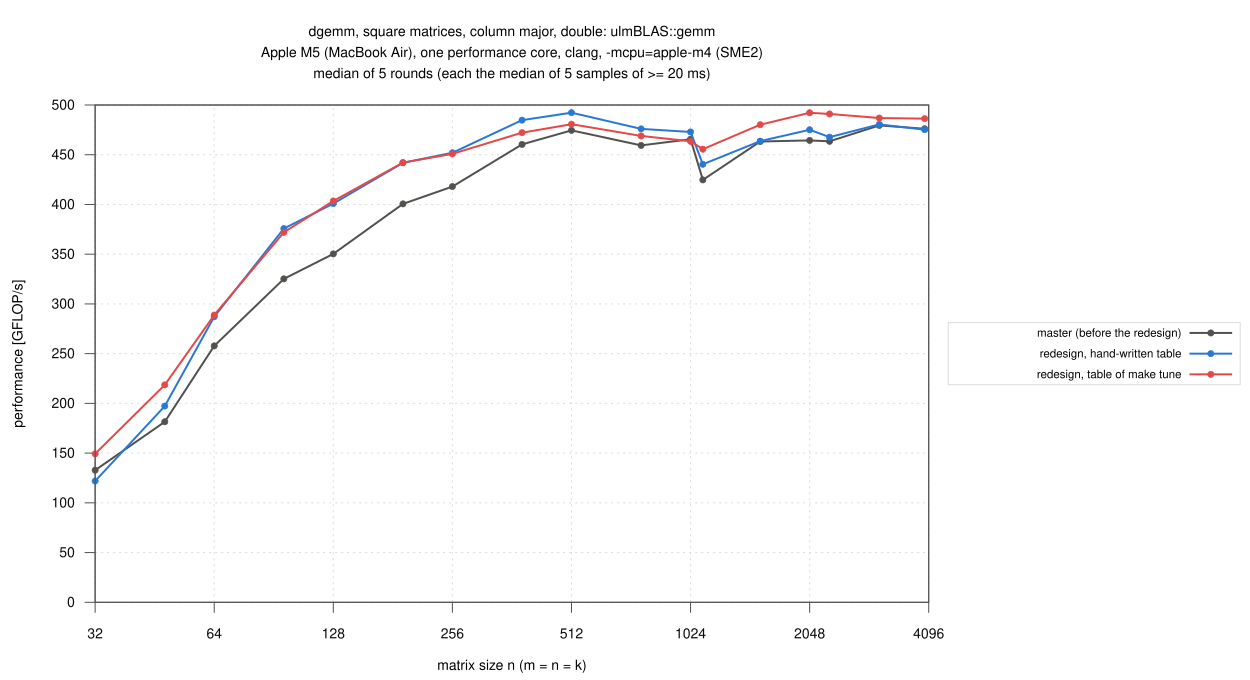

The script that saved this image:
load "_style.gp"
set terminal svg size 1250,680 dynamic enhanced font "Helvetica,14" background rgb "white"
set output "d_square.svg"
set title "dgemm, square matrices, column major, double: ulmBLAS::gemm\n".CPU."\nmedian of 5 rounds (each the median of 5 samples of >= 20 ms)" font ",14"
set xlabel "matrix size n (m = n = k)"
set ylabel "performance [GFLOP/s]"
set logscale x 2
set yrange [0:*]
set key outside right center vertical font ",11.5" spacing 1.2 width 1 box lc rgb "#dcdcdc"
plot D."d_square.csv" using "n":"master" with linespoints pt 7 ps 0.6 lc rgb "#52514e" lw 2 title "master (before the redesign)", \
     D."d_square.csv" using "n":"generic" with linespoints pt 7 ps 0.6 lc rgb "#2a78d6" lw 2 title "redesign, hand-written table", \
     D."d_square.csv" using "n":"tuned" with linespoints pt 7 ps 0.6 lc rgb "#e34948" lw 2 title "redesign, table of make tune"
